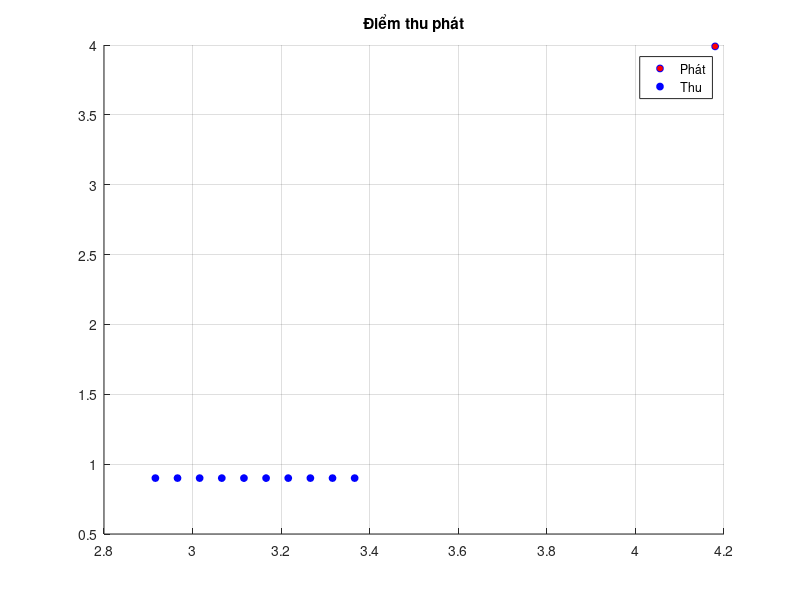

Write MATLAB code to recreate this figure.
clc;clear;load('IR_12.mat');load('VA.mat');load('pos_gridpoint_corridor');hold on;title('Điểm thu phát');grid('on');
%% LOCATION

% pos_centers = [0:0.025:(0.025*9); zeros(1,numel( 0:0.025:(0.025*9)))];
pos_centers = pos;

M = 10; % Number of antens
startIndexAntenRx = 1;
endIndexAntenRx = startIndexAntenRx+M-1;
Tx = [4.18 3.99];
%% PLOT
plot(Tx(1), Tx(2), 'bo', 'MarkerSize', 5, 'MarkerFaceColor','r');
plot(pos_centers(1, startIndexAntenRx:endIndexAntenRx), pos_centers(2, startIndexAntenRx:endIndexAntenRx), 'bo', 'MarkerSize', 5, 'MarkerFaceColor','b');
% plot(0, 0, 'bo', 'MarkerSize', 5, 'MarkerFaceColor','c');
legend('Phát','Thu');
% legend('Phát','Thu', 'Gốc tọa độ');
%% Tính toán khoảng cách (tối ưu)
x_tx = Tx(1);
y_tx = Tx(2);

% Lấy toạ độ Rx, đảo ngược thứ tự (nếu muốn giống như code gốc)
x_rx = flip(pos_centers(1, startIndexAntenRx:endIndexAntenRx));
y_rx = flip(pos_centers(2, startIndexAntenRx:endIndexAntenRx));

% Khoảng cách Tx -> Rx
d = hypot(x_tx - x_rx, y_tx - y_rx);    % 1x10
d_cm = 100 * d;

% Khoảng cách Rx liền kề
d_lk = hypot(diff(x_rx), diff(y_rx));   % 1x9
d_lk_cm = 100 * d_lk;

% Chênh lệch khoảng cách Tx->Rx
delta_r = diff(d);                      % 1x9
delta_r_cm = 100 * delta_r;

% Góc gần đúng (xa trường): phi ≈ acos(delta_r/d_lk)
phi = acos(delta_r ./ d_lk);
phi_deg = phi * 180/pi;

%% In kết quả
disp('-----Khoảng cách từ Tx đến 10 Rx-----');
for i = 1:10
    fprintf('r_%d = %.3f cm\n', i, d_cm(i));
end

disp('-----Khoảng cách giữa Rx liền kề-----');
for i = 1:9
    fprintf('rx_%d và rx_%d = %.3f cm\n', i, i+1, d_lk_cm(i));
end

disp('-----Chênh lệch khoảng cách từ 2 Rx liên tiếp đến Tx-----');
for i = 1:9
    fprintf('r_%d - r_%d = %.3f cm\n', i+1, i, delta_r_cm(i));
end

disp('-----------Góc (xấp xỉ) ----------');
for i = 1:9
    fprintf('phi_%d = %.6f rad (%.3f độ)\n', i+1, phi(i), phi_deg(i));
end
